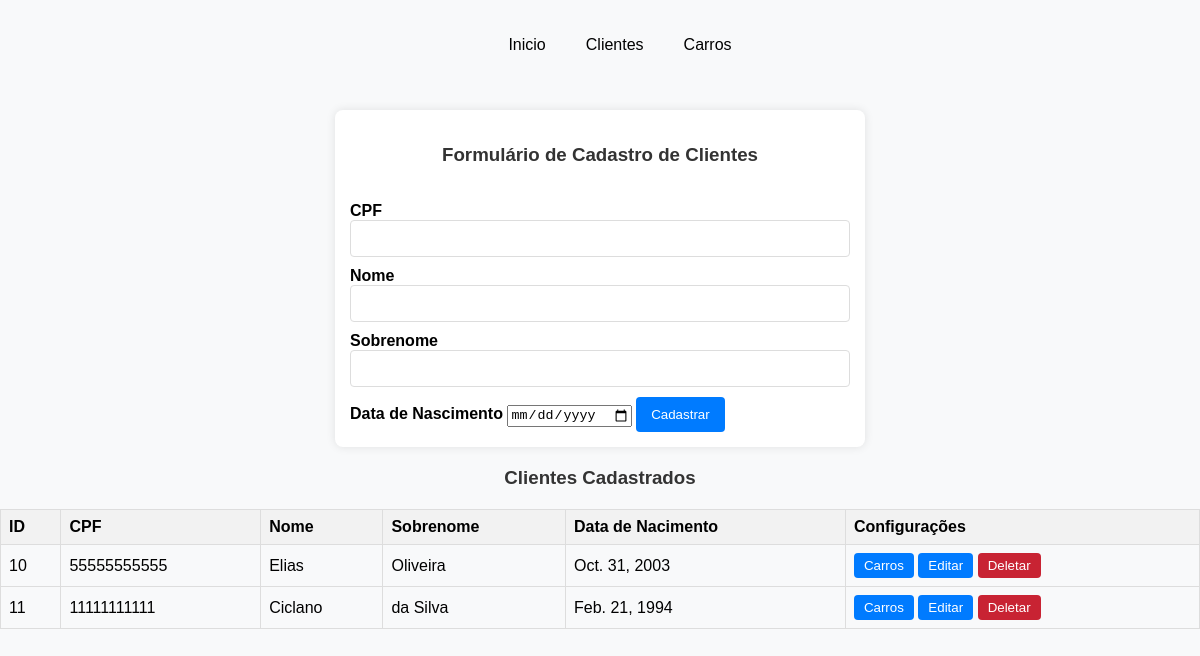
Page /core/homeClientes on the earlier database version.
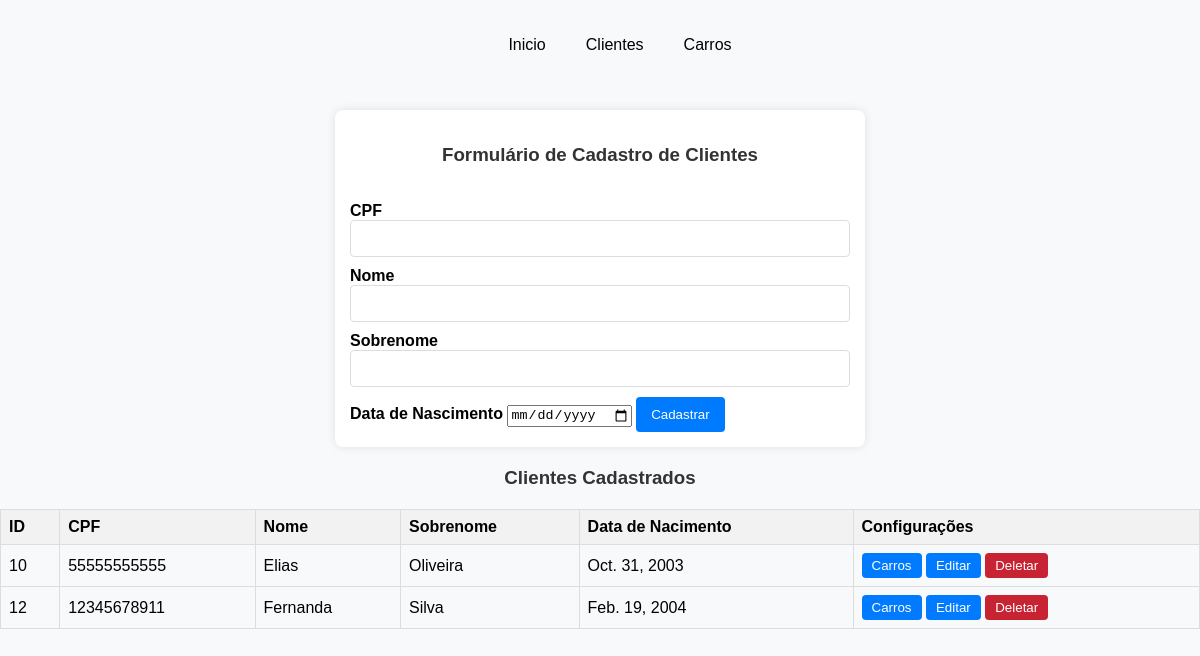
Same page on the later database version.
### core/models.py (models this page shows, shortened)
class Cliente(models.Model):
    cpf = models.CharField(max_length=11, null=False, default="")
    nome = models.CharField(max_length=50, null=False, default="")
    sobrenome = models.CharField(max_length=100, null=False, default="")
    nascimento = models.DateField()

### core/views.py (the view)
# urls.py: path('homeClientes', views.homeClientes, name="homeClientes"),
def homeClientes(request):
  clientes = Cliente.objects.all()
  return render (request, "clientes.html", {'clientes': clientes})

### core/static/templates/clientes.html (shortened to what this page needs)
{% extends 'base.html' %}
{% block body %}
<div class="formulario">
  <form name="formulario-cadastro" action="{% url 'salvarCliente' %}" method="POST">
    <h3>Formulário de Cadastro de Clientes</h3>
    <br>
    <label for="nome"><strong>CPF</strong></label>
    <input type="text" name="cpf" required>
    <label for="nome"><strong>Nome</strong></label>
    <input type="text" name="nome" required>
    <label for="nome"><strong>Sobrenome</strong></label>
    <input type="text" name="sobrenome" required>
    <label for="nome"><strong>Data de Nascimento</strong></label>
    <input type="date" name="nascimento" required>
    <button type="submit">Cadastrar</button>
  </form>
</div>
<div class="Tabela">
  <h3>Clientes Cadastrados</h3>
  <table>
    <thead>
      <tr>
        <th>ID</th>
        <th>CPF</th>
        <th>Nome</th>
        <th>Sobrenome</th>
        <th>Data de Nacimento</th>
        <th>Configurações</th>
      </tr>
    </thead>
    <tbody>
      {% for cliente in clientes %}
      <tr>
        <td>{{ cliente.id }}</td>
        <td>{{ cliente.cpf }}</td>
        <td>{{ cliente.nome }}</td>
        <td>{{ cliente.sobrenome }}</td>
        <td>{{ cliente.nascimento }}</td>
        <td>
          <a href="{% url 'homeCarros' %}"><button class="botoes" id="editar">Carros</button></a>
          <a href="{% url 'editarCliente' cliente.id%}"><button class="botoes" id="editar">Editar</button></a>
          <a href="{% url 'deletarCliente' cliente.id %}"><button class="botoes" id="deletar">Deletar</button></a>
        </td>
      </tr>
      {% endfor %}
    </tbody>
  </table>
</div>
{% endblock %}

Differences in the rows shown:
removed Cliente: id "11", cpf "11111111111", nome "Ciclano", sobrenome "da Silva", nascimento "Feb. 21, 1994"
added Cliente: id "12", cpf "12345678911", nome "Fernanda", sobrenome "Silva", nascimento "Feb. 19, 2004"
